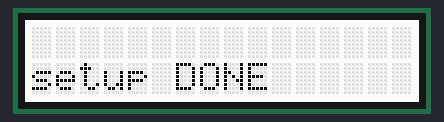
Simulated run of this sketch. Board: Arduino Uno, built with avr-gcc and run on an emulated ATmega328P. Shown: 16×2 character LCD.

Above: at 0.1 s.
At 1.2 s:
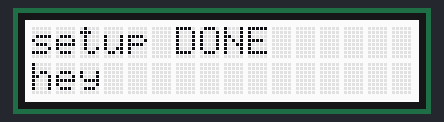
At 2.2 s:
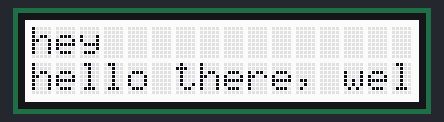
At 4.2 s:
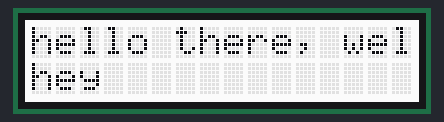

The sketch:

testScrollDisplay.ino
```cpp
#include <Wire.h>
#include "rgb_lcd.h"
rgb_lcd lcd;

void setup() {
  // put your setup code here, to run once:
  lcd.begin(16, 2);
  lcd.print("setup DONE");
  show("setup DONE");
  delay(1000);
}
void loop() {
  // put your main code here, to run repeatedly:
  show("hey");
  delay(1000);
  show("hello there, welcom");// to WSN scroll test. this is a test for long string.");
  delay(2000);
}


// scroll display.
char line1[20];
char line2[20];
// only 16 characters at a time.
void show(char* text) {
    lcd.clear();
    strcpy(line1, line2);
    strcpy(line2, text);
    lcd.print(line1);
    lcd.setCursor(0, 1);    // set cursor to new line.
    lcd.print(line2);
}
```

Measured:
- what the display in image 1 shows lasts 1.0 s, from 1.1 s to 2.1 s
- what the display in image 2 shows lasts 2.0 s, from 2.1 s to 4.1 s
